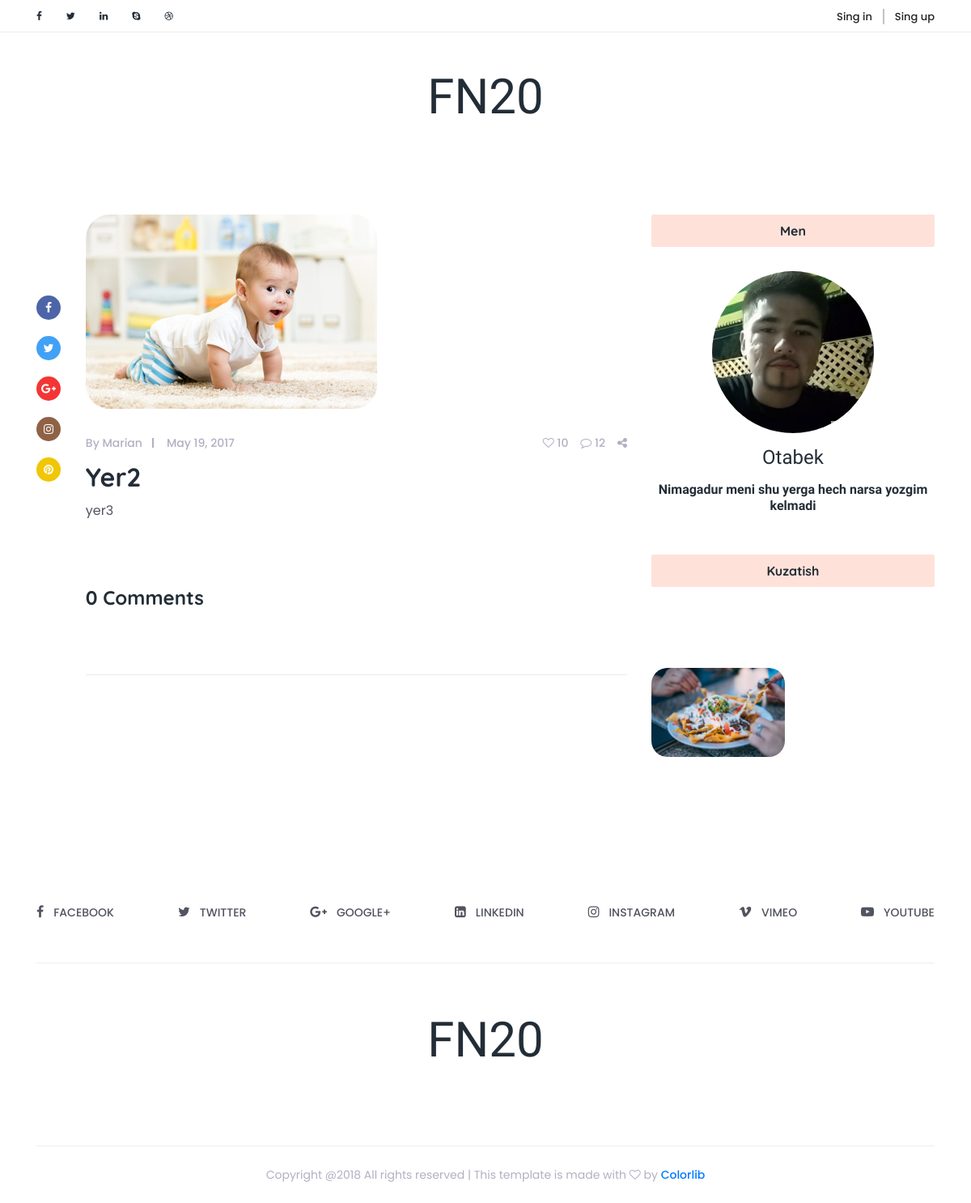
Screenshot of /blog-detail/1/ with the database file from the repository.
### main/models.py (models this page shows, shortened)
class Blog(models.Model):
    author = models.ForeignKey(User, on_delete=models.CASCADE)
    title = models.CharField(max_length=255)
    body = models.TextField()
    create_at = models.DateTimeField(auto_now_add=True)
    image = models.ImageField()

class User(AbstractUser):
    img = models.ImageField(upload_to='img', blank=True, null=True)
    bio = models.TextField(max_length=500, blank=True, null=True)
    location = models.CharField(max_length=50, blank=True, null=True)
    birth_date = models.DateField(blank=True, null=True)
    gender = models.CharField(max_length=50, blank=True, null=True)
    country = models.CharField(max_length=50, blank=True, null=True)
    phone = models.CharField(max_length=50, blank=True, null=True)

### main/views.py (the view)
# urls.py: path('blog-detail/<int:id>/', views.blog_detail, name='blog_detail'),
def blog_detail(request, id):
    blog = models.Blog.objects.get(id=id)
    comments = models.Comment.objects.filter(blog=blog)
    context = {
        'blog':blog,
        'comment_count':comments.count(),
        'comments':comments
    }
    return render(request, 'blog-detail.html', context)

### templates/blog-detail.html (shortened to what this page needs)
{% extends 'base.html' %}
{% block content %}
    <section class="single_blog_area section_padding_80">
        <div class="container">
            <div class="row justify-content-center">
                <div class="col-12 col-lg-8">
                    <div class="row no-gutters">
                        <div class="col-2 col-sm-1">
                            <div class="single-post-share-info mt-100">
                                <a href="#" class="facebook"><i class="fa fa-facebook" aria-hidden="true"></i></a>
                                <a href="#" class="twitter"><i class="fa fa-twitter" aria-hidden="true"></i></a>
                                <a href="#" class="googleplus"><i class="fa fa-google-plus" aria-hidden="true"></i></a>
                                <a href="#" class="instagram"><i class="fa fa-instagram" aria-hidden="true"></i></a>
                                <a href="#" class="pinterest"><i class="fa fa-pinterest" aria-hidden="true"></i></a>
                            </div>
                        </div>
                        <div class="col-10 col-sm-11">
                            <div class="single-post">
                                <div class="post-thumb">
                                    <img src="{{blog.image.url}}" alt="">
                                </div>
                                <div class="post-content">
                                    <div class="post-meta d-flex">
                                        <div class="post-author-date-area d-flex">
                                            <div class="post-author">
                                                <a href="#">By Marian</a>
                                            </div>
                                            <div class="post-date">
                                                <a href="#">May 19, 2017</a>
                                            </div>
                                        </div>
                                        <div class="post-comment-share-area d-flex">
                                            <div class="post-favourite">
                                                <a href="#"><i class="fa fa-heart-o" aria-hidden="true"></i> 10</a>
                                            </div>
                                            <div class="post-comments">
                                                <a href="#"><i class="fa fa-comment-o" aria-hidden="true"></i> 12</a>
                                            </div>
                                            <div class="post-share">
                                                <a href="#"><i class="fa fa-share-alt" aria-hidden="true"></i></a>
                                            </div>
                                        </div>
                                    </div>
                                    <a href="#">
                                        <h2 class="post-headline">{{blog.title}}</h2>
                                    </a>
                                    <p>{{blog.body}}</p>
                                </div>
                            </div>
                            <div class="comment_area section_padding_50 clearfix">
                                <h4 class="mb-30">{{comment_count}} Comments</h4>
                            </div>
                        </div>
                    </div>
                </div>
                <div class="col-12 col-sm-8 col-md-6 col-lg-4">
                    <div class="blog-sidebar mt-5 mt-lg-0">
                        <div class="single-widget-area about-me-widget text-center">
                            <div class="widget-title">
                                <h6>Men</h6>
                            </div>
                            <div class="about-me-widget-thumb">
                                <img src="{{blog.author.img.url}}" alt="" >
                            </div>
                            <h4 class="font-shadow-into-light">{{blog.author.username}}</h4>
                            <h6 class="font-shadow-into-light">{{blog.author.bio}}</h6>
                        </div>
                        <div class="single-widget-area subscribe_widget text-center">
                            <div class="widget-title">
                                <h6>Kuzatish</h6>
                            </div>
                            <div class="subscribe-link">
                            </div>
                        </div>
                        <div class="single-widget-area popular-post-widget">
                            <div class="single-populer-post d-flex">
                                <img src="img/sidebar-img/1.jpg" alt="">
                                <div class="post-content">
                                </div>
                            </div>
                        </div>
                    </div>
                </div>
            </div>
        </div>
    </section>
{% endblock %}

### static/style.css (style rules this page uses)
* { margin: 0; padding: 0; }
body { font-family: 'Poppins', sans-serif; position: relative; z-index: auto; }
h1, h2, h3, h4, h5, h6 { font-family: 'Quicksand', sans-serif; font-weight: 700; color: #232d37; line-height: 1.25; }
p { color: #51545f; font-size: 16px; }
.section_padding_50 { padding-top: 50px; padding-bottom: 50px; }
.section_padding_80 { margin-top: 80px; margin-bottom: 80px; }
img { max-width: 100%; }
.mt-100 { margin-top: 100px; }
.mb-30 { margin-bottom: 30px; }
a, a:hover, a:focus, a:active { text-decoration: none; -webkit-transition-duration: 500ms; transition-duration: 500ms; font-weight: 500; outline: none; }
.font-shadow-into-light { font-family: 'Shadows Into Light Two', cursive !important; }
.post-thumb img { border-radius: 30px; margin-bottom: 30px; }
.post-meta { -webkit-box-align: center; -ms-flex-align: center; -ms-grid-row-align: center; align-items: center; -webkit-box-pack: justify; -ms-flex-pack: justify; justify-content: space-between; }
.post-author a, .post-date a, .post-favourite a, .post-comments a, .post-share a { color: #b5aec4; font-size: 14px; }
.post-favourite a, .post-comments a { margin-right: 15px; }
.post-author a { margin-right: 30px; position: relative; z-index: 1; }
.post-author a:after { width: 2px; height: 60%; content: ''; position: absolute; top: 20%; right: -14px; z-index: 2; background-color: #b5aec4; }
.single-post { margin-bottom: 30px; }
.single-post h2, .single-post h4 { margin: 10px 0; color: #232d37; -webkit-transition-duration: 500ms; transition-duration: 500ms; text-transform: capitalize; }
.single-post p { color: #51545f; }
.single-widget-area { margin-bottom: 50px; }
.widget-title > h6 { background: #fee2d9; height: 40px; width: 100%; line-height: 40px; border-radius: 2px; margin-bottom: 30px; }
.about-me-widget-thumb img { height: 200px; width: 200px; margin: auto; border-radius: 50%; }
.about-me-widget h4 { margin: 15px 0; font-weight: 400; }
.subscribe-link { padding-top: 20px; }
.popular-post-widget .single-populer-post img { margin-right: 10px; border-radius: 20px; margin-bottom: 30px; -ms-flex-item-align: center; align-self: center; }
.popular-post-widget .single-populer-post:last-of-type img { margin-bottom: 0; }
.popular-post-widget .single-populer-post img { width: calc(50% - 10px); }
.popular-post-widget .single-populer-post img, .popular-post-widget .single-populer-post .post-content { -ms-flex-preferred-size: 50%; flex-basis: 50%; }
.popular-post-widget .single-populer-post .post-content { margin-left: 10px; }
.single-post-share-info a { width: 30px; display: block; height: 30px; background-color: #ddd; border-radius: 50%; text-align: center; color: #fff; font-size: 14px; margin-bottom: 20px; }
.single-post-share-info a i { line-height: 30px; }
.single-post-share-info a.facebook { background-color: #4c65a8; }
.single-post-share-info a.twitter { background-color: #41a1f6; }
.single-post-share-info a.googleplus { background-color: #f43535; }
.single-post-share-info a.instagram { background-color: #8f6247; }
.single-post-share-info a.pinterest { background-color: #f0c605; }
.comment_area { border-bottom: 1px solid #ebebeb; }

### rows the page displays
Blog: image (picture), title "Yer2", body "yer3", author.img (picture), author.username "Otabek", author.bio "Nimagadur meni shu yerga hech narsa yozgim kelmadi"

### other values shown
{{ comment_count }} "0"
